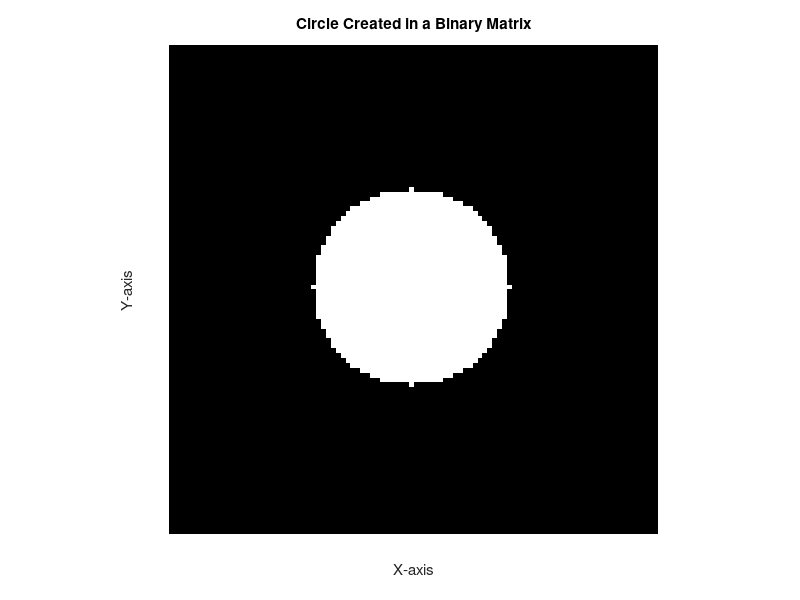

MATLAB code for this plot:
% Circle Creation Script
% Author: Sabiha Khan
% Description: This script demonstrates how to create a circle in a binary matrix using MATLAB.
% The circle is drawn by populating pixel values based on the Euclidean distance 
% from the circle's center to each point in the matrix.

% Step 1: Initialize a matrix of zeros
% The matrix serves as the canvas for the circle.
A = zeros(100, 100); 

% Step 2: Define the circle's center coordinates
% cx and cy represent the x and y coordinates of the circle's center, respectively.
cx = 50; % Center of the circle in the x-direction
cy = 50; % Center of the circle in the y-direction

% Step 3: Define the radius of the circle
radius = 20; % The radius determines the size of the circle

% Step 4: Generate the circle using nested loops
% The nested loops iterate through each element of the matrix.
% If the distance of a point from the center is less than or equal to the radius,
% the pixel value is set to 255 (white).
for i = 1:100
    for j = 1:100     
        % Calculate the Euclidean distance from the center to the current point
        if sqrt((cx - i)^2 + (cy - j)^2) <= radius
            A(i, j) = 255; % Set the pixel value to white
        end
    end
end

% Step 5: Display the resulting circle
% The `imshow` function visualizes the matrix as an image. 
% The empty brackets (`[]`) scale the display based on the matrix values.
imshow(A, []);
title('Circle Created in a Binary Matrix');
xlabel('X-axis');
ylabel('Y-axis');

% Additional Notes:
% - Adjust the matrix size (e.g., 100x100) to change the resolution of the image.
% - Change the `cx`, `cy`, and `radius` values to position the circle differently.
% - The circle is generated by checking the distance formula for every point in the matrix.